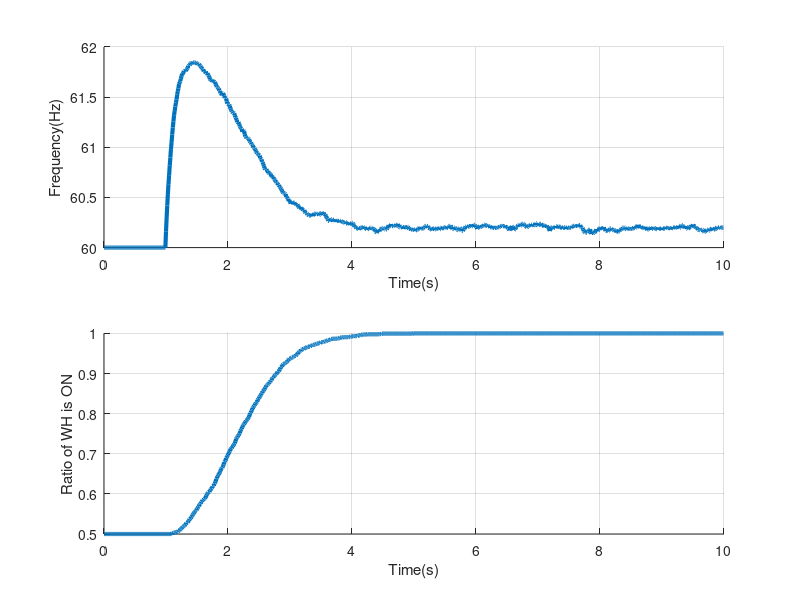
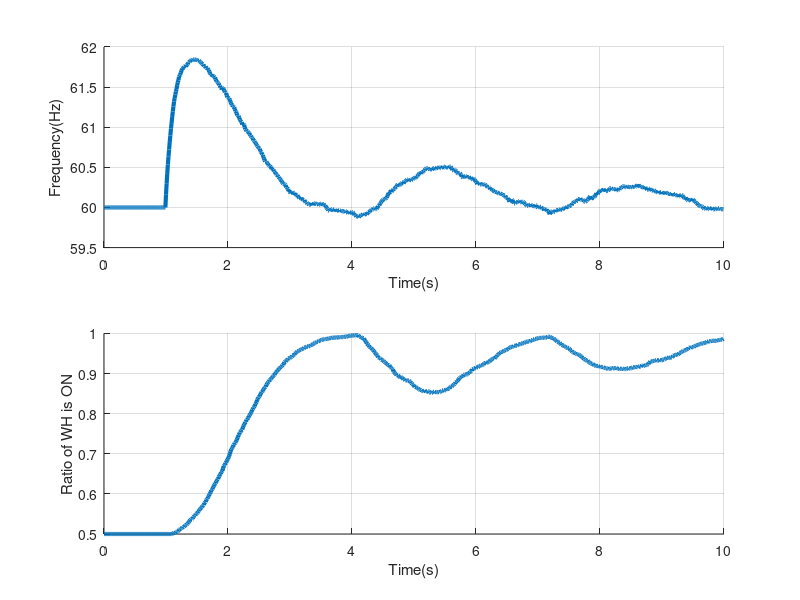
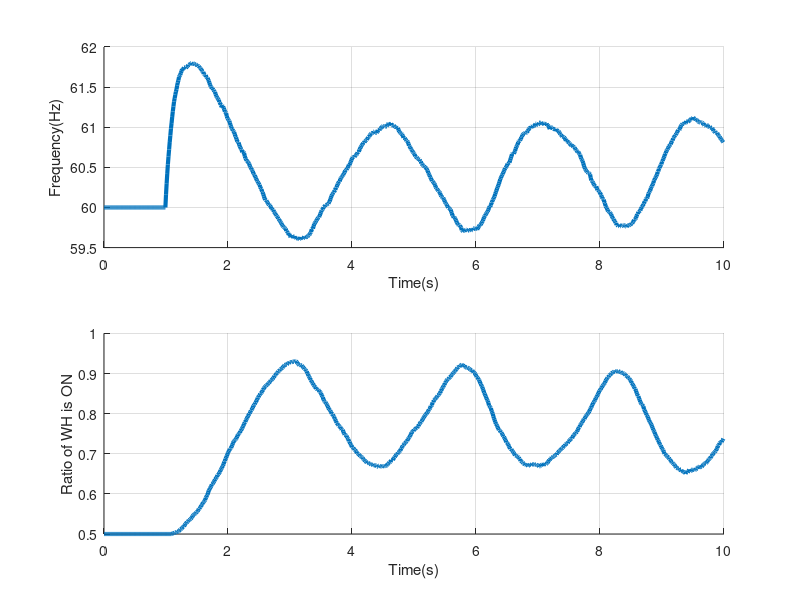

Reproduce these figures in MATLAB, in order.
% This script implements the deterministic controller with dead bands for the paper 
% "A Stochastic Controller for Primary Frequency Regulation using ON/OFF Demand Side Resources"
% Guanyu Tian 02/28/2023

clear all
% close all
clc

for N = [1800, 2100, 2800] % number of water heater participating in DR, 3 scenarios
% initialization
P_on = 1e-4; % power of water heater is 1 kW when turned on
omega0 = 1; % nominal frequency is 60 Hz
oemga_DR = [60,60]/60; % the thresholds for DR triggering, 2 Hz deadband
H = 20;
D = 3;
Pm = 10;
T = 10;
t_sequence = 0:0.01:T;
AR = 2.5*[ones(1,2/0.01+1)*0.2 ones(1,2/0.01)*0.1 ones(1,6/0.01)*0.03;
      -ones(1,2/0.01+1)*0.2 -ones(1,2/0.01)*0.1 -ones(1,6/0.01)*0.03];% define dead bands
% figure
% hold on
% plot(t_sequence, 60+AR(1,:))
% plot(t_sequence, 60+AR(2,:))
N_step = length(t_sequence);
WH_status = [zeros(N/2,1);ones(N/2,1)]; % half on, half off
WH_status_record = repmat(WH_status,[1,N_step]);
Pe_fix = Pm-sum(WH_status*P_on)*ones(1,N_step);
Pe_fix_init = Pe_fix(1);

% time domain simulation
rng(666)
x = [0;omega0];
flag = zeros(N,1);
for t=2:N_step
    delta = x(1,end);
    omega = x(2,end);
    if t_sequence(t)>=1
        Pe_fix(t)=Pe_fix_init-0.1 + normrnd(0,0.005);
    end
    oemga_DR = omega0-AR(:,t)/60;
    
    if mod(t_sequence(t),0.1)==0 % response frequency of WH is 0.1 s
        delay_index = min(t + randi([0 1000],1,N),N_step); % randomize response time
%         delay_index = ones(1,N)*t; % instant response
        if omega<oemga_DR(1) % WH response to under frequency
%             WH_status = zeros(N,1); % turn off all WH immediately
            % add random delay into response
            for i = 1:N
                WH_status_record(i,delay_index(i):N_step) = zeros(1,N_step-delay_index(i)+1);
            end
        end
        if omega>oemga_DR(2) % WH response to under frequency
%             WH_status = ones(N,1); % turn on all WH immediately
            % add random delay into response
            for i = 1:N
                WH_status_record(i,delay_index(i):N_step) = ones(1,N_step-delay_index(i)+1);
            end
        end
    end
    Pe = Pe_fix(t) + sum(WH_status_record(:,t)*P_on); 
%     WH_status_record(:,t) = WH_status;
        
    ddelta = omega-omega0;
    domega = (Pm-Pe-D*(omega-omega0))/(2*H);
    
    x = [x [delta+ddelta;omega+domega]];
end

figure(N)
subplot(2,1,1)
hold on
plot(t_sequence(1:end-1),x(2,1:end-1)*60,'LineWidth',3)
xlabel('Time(s)')
ylabel('Frequency(Hz)')
% legend('N=2800','N=2200','N=1800')
grid on
subplot(2,1,2)
hold on
plot(t_sequence(1:end-1),sum(WH_status_record(:,1:end-1))/N,'LineWidth',3)
xlabel('Time(s)')
ylabel('Ratio of WH is ON')
% legend('N=2800','N=2200','N=1800')
grid on
% ylim([0 0.6])

end

























